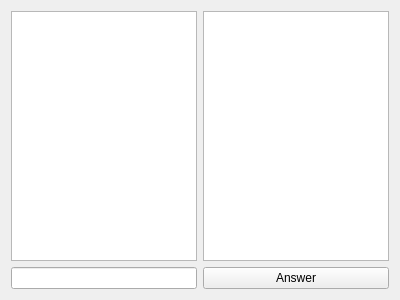
<?xml version="1.0" encoding="UTF-8"?>
<ui version="4.0">
 <class>ParticipantWindow</class>
 <widget class="QWidget" name="ParticipantWindow">
  <property name="geometry">
   <rect>
    <x>0</x>
    <y>0</y>
    <width>400</width>
    <height>300</height>
   </rect>
  </property>
  <property name="windowTitle">
   <string>ParticipantWindow</string>
  </property>
  <layout class="QHBoxLayout" name="horizontalLayout">
   <item>
    <layout class="QVBoxLayout" name="verticalLayout">
     <item>
      <widget class="QListWidget" name="questions"/>
     </item>
     <item>
      <widget class="QLineEdit" name="answerLineEdit"/>
     </item>
    </layout>
   </item>
   <item>
    <layout class="QVBoxLayout" name="verticalLayout_2">
     <item>
      <widget class="QListWidget" name="score">
       <property name="enabled">
        <bool>true</bool>
       </property>
      </widget>
     </item>
     <item>
      <widget class="QPushButton" name="answer">
       <property name="text">
        <string>Answer</string>
       </property>
      </widget>
     </item>
    </layout>
   </item>
  </layout>
 </widget>
 <layoutdefault spacing="6" margin="11"/>
 <resources/>
 <connections/>
 <slots>
  <slot>answerQuestion()</slot>
 </slots>
</ui>
